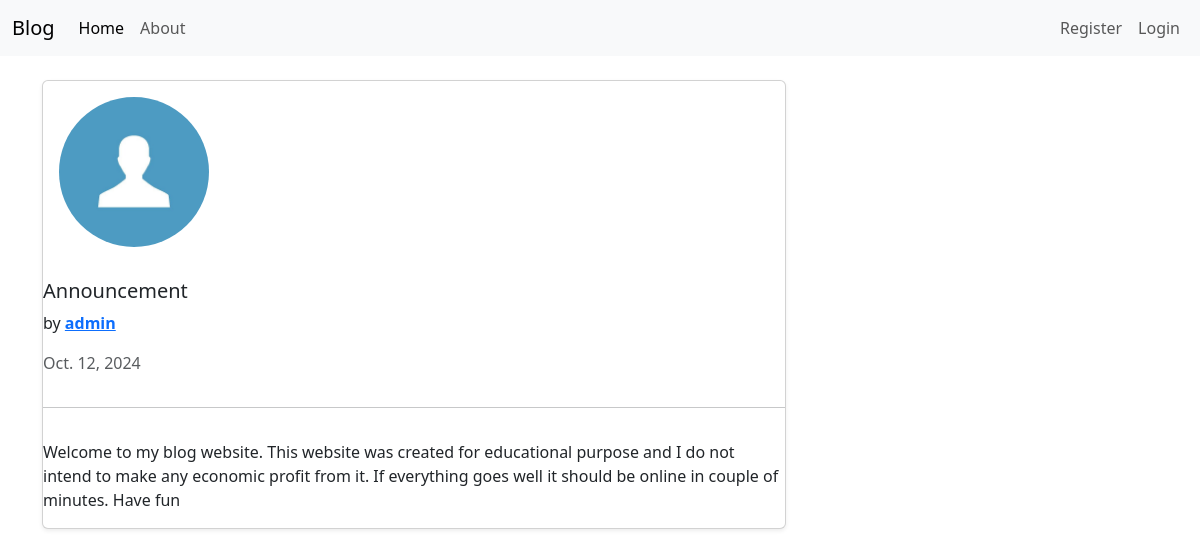
/blogdetail/11/, run on the app's committed database.
### blogmain/models.py (models this page shows, shortened)
class blogs(models.Model):
    user = models.ForeignKey(User, on_delete=models.CASCADE, null=True)
    title = models.CharField(max_length= 100)
    post = models.TextField()
    date_created = models.DateField(auto_now_add=True)

### user/models.py (models this page shows, shortened)
class profile(models.Model):
    user = models.OneToOneField(User, on_delete=models.CASCADE)
    image = models.ImageField(default="default.jpg", upload_to='profile_pics')

### blogmain/views.py (the view)
# urls.py: path('blogdetail/<int:pk>/', blogDetail.as_view(), name = "detail"),
class blogDetail(DetailView):
    model = blogs

### blogmain/templates/blogmain/blogs_detail.html (shortened to what this page needs)
{% extends "blogmain/base.html" %}
{% block content %}
<div class="container mt-4">
    <div class="col-md-8 mb-4">
        <div class="card shadow-sm">
            <div class="card-body">
                <img src="{{ object.user.profile.image.url }}" alt="Profile Picture" class="rounded-circle img-fluid mb-3" style="width: 150px;">
                </div>
                <h5 class="card-title">{{ object.title }}</h5>
                <p class="card-text">by <strong><a href="{% url 'userbloglist' object.user.username%}">{{ object.user.username }}</a></strong></p>
                <p class="card-text text-muted">{{ object.date_created }}</p>
                <hr>
                <div class="post-content">
                    <p>{{ object.post|linebreaks }}</p>
                </div>
            </div>
        </div>
    </div>
{% endblock %}

### data on the page
blogs: user.profile.image (placeholder picture), title "Announcement", user.username "admin", date_created "Oct. 12, 2024", post "Welcome to my blog website. This website was created for educational purpose and I do not intend to make any economic profit from it. If everything goes well it should be online in couple of minutes. Have fun"
